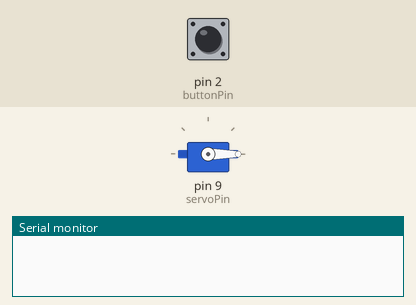
This sketch was run on a simulated Arduino Uno, built with avr-gcc and run on an emulated ATmega328P. Shown: servo, the last lines printed to the serial monitor. The inputs (shaded band) are chosen by the test bench; at power-on: pin 2 (buttonPin) HIGH.

Above: at 1.2 s.
1.3 s: pin 2 (buttonPin) pulled LOW for 0.15 s
At 7.4 s:
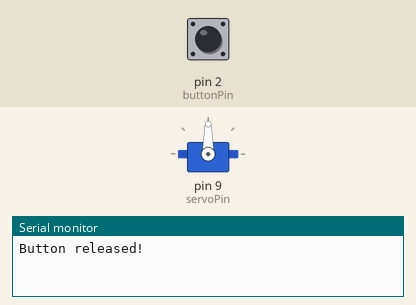
Timing chart, 0 to 10.8 s (numbered marks = the images above; inputs shaded):
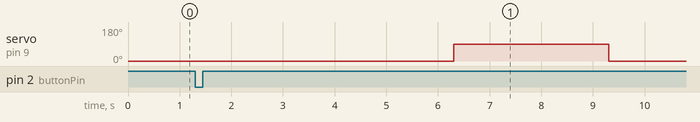

The sketch:

sketch_nov3a.ino
```cpp
#include <Servo.h>


const int buttonPin = 2;  // 버튼이 연결된 핀 번호
int lastButtonState = LOW; // 버튼의 이전 상태 (초기값 LOW)
int buttonState;           // 현재 버튼 상태

Servo myServo;             // 서보 모터 객체 생성
const int servoPin = 9;    // 서보 모터가 연결된 핀 번호
int initialPosition = 0;   // 서보 모터 초기 위치 (0도)
int activatedPosition = 90; // 서보 모터 활성화 위치 (90도)

void setup() {
  pinMode(buttonPin, INPUT); // 버튼 핀을 입력으로 설정
  myServo.attach(servoPin);  // 서보 모터 핀 연결
  myServo.write(initialPosition); // 서보 모터를 초기 위치로 설정
  Serial.begin(115200);       // 시리얼 통신 시작
}

void loop() {
  buttonState = digitalRead(buttonPin); // 버튼 상태 읽기

  // 버튼이 눌렸다가 떼어진 상태를 확인
  if (lastButtonState == HIGH && buttonState == LOW) {
    Serial.println("Button released!"); // 버튼이 떼어졌음을 알림
    delay(5000);
    // 서보 모터 회전
    myServo.write(activatedPosition); // 활성화 위치로 이동
    delay(3000);                      // 3초 대기
    myServo.write(initialPosition);   // 초기 위치로 복귀
  }

  // 버튼 상태를 저장하여 다음 루프에서 비교
  lastButtonState = buttonState;
}
```

Measured:
- after the input at 1.3 s, servo on pin 9 (servoPin): 0° → 90° after 5.0 s, → 0° 3.0 s later
